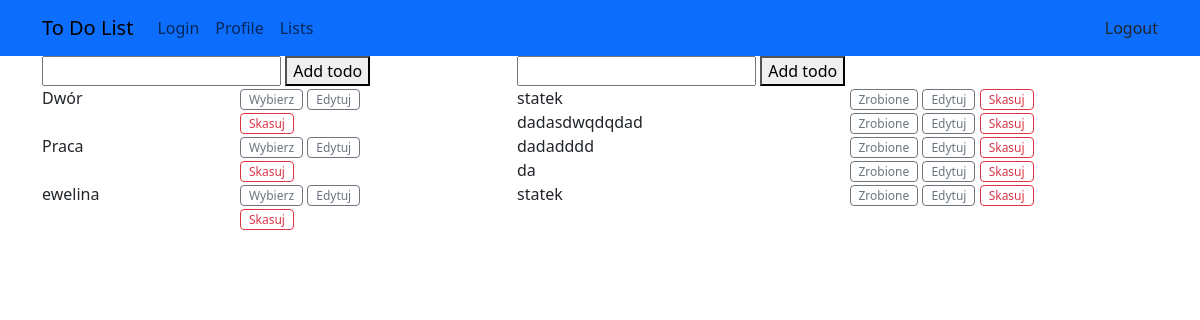
The page / on the database its author committed.
### tables this page shows
CREATE TABLE list_1(id integer primary key autoincrement, area varchat(25));

### app.py (the view)
@app.route('/')
def index():
    db = get_db()
    sql_command = 'select * from list_1;'
    cur = db.execute(sql_command)
    todos = cur.fetchall()
    sql_command = 'select * from list_1 LIMIT 1;'
    cur = db.execute(sql_command)
    table = cur.fetchone()
    sql_command = f"select * from '{nick+table[1]}'"
    cur = db.execute(sql_command)
    todos_side = cur.fetchall()
    return render_template('index.html', todos=todos, todos_side=todos_side, action=table[1])

### app.py (called while the page is built)
def get_db():
    if not hasattr(g, 'sqlite_db'):
        conn = sqlite3.connect(app_info['db_file'])
        conn.row_factory = sqlite3.Row
        g.sqlite_db = conn
        return g.sqlite_db

### templates/index.html (shortened to what this page needs)
{% extends 'base.html' %}
{% block main %}
        <div class="container text-break">
              <div class="row " >
                <div class="col-5">
                <form action="{{url_for('add')}}" method="POST">
                  <input type="text" name="todo">
                  <button type="submit"> Add todo</button>
                </form>
              </div>
              <div class="col-7">
                <form action="{{url_for('add_side', todo_side=action)}}" method="POST">
                  <input type="text" name="todo_side">
                  <button type="submit"> Add todo</button>
                </form>
              </div>
              </div>
            <div class="row">
            <div class="col-5">
                    {% for todo in todos %}
                    <div class="row">
                      <div class="col-5">
                        {{ todo.area }}
                      </div>
                      <div class="col-5">
                        <a href="{{url_for('choose', action=todo.area)}}" class="btn btn-outline-secondary btn-sm" role="button" style="--bs-btn-padding-y: .015rem; --bs-btn-padding-x: .5rem; --bs-btn-font-size: .75rem;">Wybierz</a>
                        <a href="{{url_for('edit', index=todo.id, old_todo=todo.area)}}" class="btn btn-outline-secondary btn-sm" role="button" style="--bs-btn-padding-y: .015rem; --bs-btn-padding-x: .5rem; --bs-btn-font-size: .75rem;">Edytuj</a>
                        <a href="{{url_for('delete', index=todo.id)}}" class="btn btn-outline-danger btn-sm" role="button" style="--bs-btn-padding-y: .015rem; --bs-btn-padding-x: .5rem; --bs-btn-font-size: .75rem;">Skasuj</a>
                      </div>
                    </div>
                    {% endfor %}
            </div>
            <div class="col-7">
              {% if todos_side != False %}
                  {% for todo in todos_side %}
                    <div class="row">
                      <div class="col-6">
                        <span {% if todo.done %} style="text-decoration: line-through" {%endif%}> {{ todo.action }} </span>
                      </div>
                      <div class="col-4">
                        <a href="{{url_for('done', action=action, index=todo.id)}}" class="btn btn-outline-secondary btn-sm" role="button" style="--bs-btn-padding-y: .015rem; --bs-btn-padding-x: .5rem; --bs-btn-font-size: .75rem;">Zrobione</a>
                        <a href="{{url_for('edit_side', action=action, index=todo.id)}}" class="btn btn-outline-secondary btn-sm" role="button" style="--bs-btn-padding-y: .015rem; --bs-btn-padding-x: .5rem; --bs-btn-font-size: .75rem;">Edytuj</a>
                        <a href="{{url_for('delete_side', index=todo.id, todo_side=action)}}" class="btn btn-outline-danger btn-sm" role="button" style="--bs-btn-padding-y: .015rem; --bs-btn-padding-x: .5rem; --bs-btn-font-size: .75rem;">Skasuj</a>
                      </div>
                    </div>
                    {% endfor %}
              {% endif %}
            </div>
          </div>
        </div>
{% endblock %}

### rows shown on the page
list_1: area "Dwór"
list_1: area "Praca"
list_1: area "ewelina"

### other values the page prints
{{ todo.action }} "statek" "dadasdwqdqdad" "dadadddd" "da" "statek"
